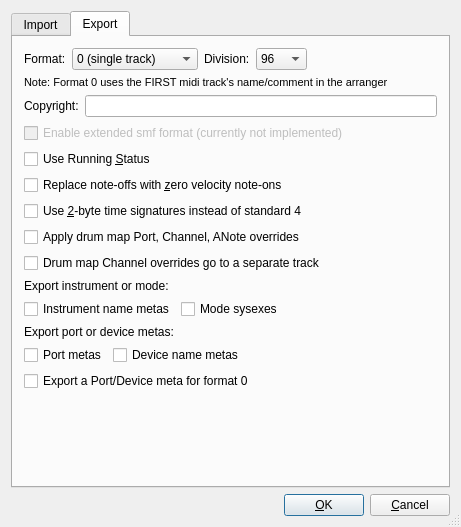
<?xml version="1.0" encoding="UTF-8"?>
<ui version="4.0">
 <class>ConfigMidiFileBase</class>
 <widget class="QDialog" name="ConfigMidiFileBase">
  <property name="geometry">
   <rect>
    <x>0</x>
    <y>0</y>
    <width>461</width>
    <height>527</height>
   </rect>
  </property>
  <property name="windowTitle">
   <string>MusE: Config Midi File Import/Export</string>
  </property>
  <property name="sizeGripEnabled">
   <bool>true</bool>
  </property>
  <layout class="QVBoxLayout" name="verticalLayout_3">
   <item>
    <widget class="QTabWidget" name="tabWidget">
     <property name="currentIndex">
      <number>1</number>
     </property>
     <widget class="QWidget" name="importTab">
      <attribute name="title">
       <string>Import</string>
      </attribute>
      <layout class="QVBoxLayout" name="verticalLayout">
       <item>
        <layout class="QHBoxLayout" name="horizontalLayout_2">
         <item>
          <widget class="QLabel" name="label">
           <property name="text">
            <string>Default instrument:</string>
           </property>
          </widget>
         </item>
         <item>
          <widget class="QComboBox" name="importDefaultInstr">
           <property name="sizePolicy">
            <sizepolicy hsizetype="Maximum" vsizetype="Fixed">
             <horstretch>0</horstretch>
             <verstretch>0</verstretch>
            </sizepolicy>
           </property>
          </widget>
         </item>
         <item>
          <spacer name="horizontalSpacer">
           <property name="orientation">
            <enum>Qt::Horizontal</enum>
           </property>
           <property name="sizeHint" stdset="0">
            <size>
             <width>164</width>
             <height>20</height>
            </size>
           </property>
          </spacer>
         </item>
        </layout>
       </item>
       <item>
        <widget class="QCheckBox" name="importDevNameMetas">
         <property name="enabled">
          <bool>false</bool>
         </property>
         <property name="text">
          <string>Device Name metas trump Port metas if both exist</string>
         </property>
        </widget>
       </item>
       <item>
        <widget class="QCheckBox" name="importInstrNameMetas">
         <property name="text">
          <string>Instrument Name metas trump Mode sysexes if both exist</string>
         </property>
        </widget>
       </item>
       <item>
        <widget class="QCheckBox" name="splitPartsCheckBox">
         <property name="toolTip">
          <string>Split tracks into parts, or one single part</string>
         </property>
         <property name="text">
          <string>Split tracks into &amp;parts</string>
         </property>
         <property name="shortcut">
          <string>Alt+P</string>
         </property>
        </widget>
       </item>
       <item>
        <spacer name="verticalSpacer_2">
         <property name="orientation">
          <enum>Qt::Vertical</enum>
         </property>
         <property name="sizeHint" stdset="0">
          <size>
           <width>20</width>
           <height>245</height>
          </size>
         </property>
        </spacer>
       </item>
      </layout>
     </widget>
     <widget class="QWidget" name="exportTab">
      <attribute name="title">
       <string>Export</string>
      </attribute>
      <layout class="QVBoxLayout" name="verticalLayout_2">
       <item>
        <layout class="QHBoxLayout" name="horizontalLayout_3">
         <item>
          <widget class="QLabel" name="textLabel3">
           <property name="sizePolicy">
            <sizepolicy hsizetype="Minimum" vsizetype="Preferred">
             <horstretch>0</horstretch>
             <verstretch>0</verstretch>
            </sizepolicy>
           </property>
           <property name="text">
            <string>Format:</string>
           </property>
           <property name="wordWrap">
            <bool>false</bool>
           </property>
          </widget>
         </item>
         <item>
          <widget class="QComboBox" name="formatCombo">
           <property name="sizePolicy">
            <sizepolicy hsizetype="Maximum" vsizetype="Fixed">
             <horstretch>0</horstretch>
             <verstretch>0</verstretch>
            </sizepolicy>
           </property>
           <item>
            <property name="text">
             <string>0 (single track)</string>
            </property>
           </item>
           <item>
            <property name="text">
             <string>1 (multiple tracks)</string>
            </property>
           </item>
          </widget>
         </item>
         <item>
          <widget class="QLabel" name="textLabel1">
           <property name="text">
            <string>Division:</string>
           </property>
           <property name="wordWrap">
            <bool>false</bool>
           </property>
          </widget>
         </item>
         <item>
          <widget class="QComboBox" name="divisionCombo">
           <property name="sizePolicy">
            <sizepolicy hsizetype="Maximum" vsizetype="Fixed">
             <horstretch>0</horstretch>
             <verstretch>0</verstretch>
            </sizepolicy>
           </property>
           <item>
            <property name="text">
             <string>96</string>
            </property>
           </item>
           <item>
            <property name="text">
             <string>192</string>
            </property>
           </item>
           <item>
            <property name="text">
             <string>384</string>
            </property>
           </item>
          </widget>
         </item>
         <item>
          <spacer name="horizontalSpacer_4">
           <property name="orientation">
            <enum>Qt::Horizontal</enum>
           </property>
           <property name="sizeHint" stdset="0">
            <size>
             <width>40</width>
             <height>20</height>
            </size>
           </property>
          </spacer>
         </item>
        </layout>
       </item>
       <item>
        <widget class="QLabel" name="textLabel4">
         <property name="sizePolicy">
          <sizepolicy hsizetype="Preferred" vsizetype="Maximum">
           <horstretch>0</horstretch>
           <verstretch>0</verstretch>
          </sizepolicy>
         </property>
         <property name="font">
          <font>
           <pointsize>8</pointsize>
          </font>
         </property>
         <property name="text">
          <string>Note: Format 0 uses the FIRST midi track's name/comment in the arranger</string>
         </property>
         <property name="wordWrap">
          <bool>false</bool>
         </property>
        </widget>
       </item>
       <item>
        <layout class="QHBoxLayout" name="horizontalLayout_4">
         <item>
          <widget class="QLabel" name="textLabel2">
           <property name="sizePolicy">
            <sizepolicy hsizetype="Maximum" vsizetype="Preferred">
             <horstretch>0</horstretch>
             <verstretch>0</verstretch>
            </sizepolicy>
           </property>
           <property name="text">
            <string>Copyright:</string>
           </property>
           <property name="wordWrap">
            <bool>false</bool>
           </property>
          </widget>
         </item>
         <item>
          <widget class="QLineEdit" name="copyrightEdit"/>
         </item>
        </layout>
       </item>
       <item>
        <widget class="QCheckBox" name="extendedFormat">
         <property name="enabled">
          <bool>false</bool>
         </property>
         <property name="text">
          <string>Enable extended smf format (currently not implemented)</string>
         </property>
        </widget>
       </item>
       <item>
        <widget class="QCheckBox" name="runningStatus">
         <property name="toolTip">
          <string>Running Status saves space by not 
 repeating event status bytes.
If this is off every event will have a 
 status byte, increasing file size.
</string>
         </property>
         <property name="text">
          <string>Use Running &amp;Status</string>
         </property>
         <property name="shortcut">
          <string notr="true">Alt+S</string>
         </property>
        </widget>
       </item>
       <item>
        <widget class="QCheckBox" name="optNoteOffs">
         <property name="toolTip">
          <string>To turn a note off some devices can use 
 note-offs or zero-velocity note-ons or
 both. When used with Running Status 
 this setting saves space. It is safe to 
 leave this off.</string>
         </property>
         <property name="text">
          <string>Replace note-offs with &amp;zero velocity note-ons</string>
         </property>
         <property name="shortcut">
          <string notr="true">Alt+Z</string>
         </property>
        </widget>
       </item>
       <item>
        <widget class="QCheckBox" name="twoByteTimeSigs">
         <property name="text">
          <string>Use &amp;2-byte time signatures instead of standard 4</string>
         </property>
         <property name="shortcut">
          <string notr="true">Alt+2</string>
         </property>
        </widget>
       </item>
       <item>
        <widget class="QCheckBox" name="drumMapOverrides">
         <property name="toolTip">
          <string>If enabled, and a drum track has any drum map 
 Port, Channel, and ANote overrides, they will be 
 applied to drum notes and drum note controllers.

If disabled, drum maps are ignored during export.
All drum notes and drum controllers will be 
 exported using the track's Port and Channel and 
 the unmodified note.

See &quot;What's This ?&quot; for more info.</string>
         </property>
         <property name="whatsThis">
          <string>If enabled, and a drum track has any drum map
 Port, Channel, and ANote overrides, they will be
 applied to drum notes and drum controllers.
Any Port overrides cause a separate track to be
 created (requires format 1). Any Channel
 overrides will still appear in the same track in 
 the exported file, but upon re-import into an 
 app such as MusE, MusE will treat that as a 
 new track and create one.

If disabled, drum maps are ignored.
All drum notes and drum controllers will be 
 exported using the track's Port and Channel
 and the unmodified note. Upon re-importing
 into another app, it is up to the other app to 
 redirect the particular drum ports, channels 
 and notes to make the song sound like it 
 was intended.

Drum map overrides are unique to MusE.
If re-importing into MusE, for faithful 
 reproduction disable this setting and apply
 a drum map and some overrides later.
If re-importing or opening in another midi 
 player, enable this setting so that the player 
 can have a chance at faithful reproduction. 
Some user adjustment may be required 
 (choice of instruments, ports, etc).</string>
         </property>
         <property name="text">
          <string>Apply drum map Port, Channel, ANote overrides </string>
         </property>
        </widget>
       </item>
       <item>
        <widget class="QCheckBox" name="channelOverridesToNewTrack">
         <property name="toolTip">
          <string>If enabled, any drum notes or drum controllers
 on an applied drum map item in which Channel
 is overridden will go to a separate track in the 
 midi file.

If disabled, any drum notes or drum controllers
 on an applied drum map item in which Channel
 is overridden will stay on that track in the midi file.

See &quot;What's This ?&quot; for more info.</string>
         </property>
         <property name="whatsThis">
          <string>If enabled, any drum notes or drum controllers
 on an applied drum map item in which Channel
 is overridden will go to a separate track in the 
 midi file. The extra track is automatically
 created. In this mode all events on a track in 
 the midi file are on the same channel.

If disabled, any drum notes or drum controllers
 on an applied drum map item in which Channel
 is overridden will stay on that track in the midi file.
In this mode the track events can be on different 
 channels. But if the file is re-imported into an
 app such as MusE, MusE will automatically
 create the extra track.
</string>
         </property>
         <property name="text">
          <string>Drum map Channel overrides go to a separate track</string>
         </property>
        </widget>
       </item>
       <item>
        <widget class="QLabel" name="label_2">
         <property name="text">
          <string>Export instrument or mode:</string>
         </property>
         <property name="alignment">
          <set>Qt::AlignLeading|Qt::AlignLeft|Qt::AlignVCenter</set>
         </property>
        </widget>
       </item>
       <item>
        <layout class="QHBoxLayout" name="horizontalLayout_5">
         <item>
          <widget class="QCheckBox" name="exportInstrumentNames">
           <property name="text">
            <string>Instrument name metas</string>
           </property>
          </widget>
         </item>
         <item>
          <widget class="QCheckBox" name="exportModeSysexes">
           <property name="text">
            <string>Mode sysexes</string>
           </property>
          </widget>
         </item>
         <item>
          <spacer name="horizontalSpacer_2">
           <property name="orientation">
            <enum>Qt::Horizontal</enum>
           </property>
           <property name="sizeHint" stdset="0">
            <size>
             <width>40</width>
             <height>20</height>
            </size>
           </property>
          </spacer>
         </item>
        </layout>
       </item>
       <item>
        <widget class="QLabel" name="label_3">
         <property name="text">
          <string>Export port or device metas:</string>
         </property>
         <property name="alignment">
          <set>Qt::AlignLeading|Qt::AlignLeft|Qt::AlignVCenter</set>
         </property>
        </widget>
       </item>
       <item>
        <layout class="QHBoxLayout" name="horizontalLayout_6">
         <item>
          <widget class="QCheckBox" name="exportPortMetas">
           <property name="text">
            <string>Port metas</string>
           </property>
          </widget>
         </item>
         <item>
          <widget class="QCheckBox" name="exportDeviceNameMetas">
           <property name="text">
            <string>Device name metas</string>
           </property>
          </widget>
         </item>
         <item>
          <spacer name="horizontalSpacer_3">
           <property name="orientation">
            <enum>Qt::Horizontal</enum>
           </property>
           <property name="sizeHint" stdset="0">
            <size>
             <width>40</width>
             <height>20</height>
            </size>
           </property>
          </spacer>
         </item>
        </layout>
       </item>
       <item>
        <widget class="QCheckBox" name="exportPortDeviceSMF0">
         <property name="text">
          <string>Export a Port/Device meta for format 0</string>
         </property>
        </widget>
       </item>
       <item>
        <spacer name="verticalSpacer">
         <property name="orientation">
          <enum>Qt::Vertical</enum>
         </property>
         <property name="sizeHint" stdset="0">
          <size>
           <width>20</width>
           <height>12</height>
          </size>
         </property>
        </spacer>
       </item>
      </layout>
     </widget>
    </widget>
   </item>
   <item>
    <layout class="QHBoxLayout">
     <property name="spacing">
      <number>6</number>
     </property>
     <property name="leftMargin">
      <number>0</number>
     </property>
     <property name="topMargin">
      <number>0</number>
     </property>
     <property name="rightMargin">
      <number>0</number>
     </property>
     <property name="bottomMargin">
      <number>0</number>
     </property>
     <item>
      <spacer name="Horizontal Spacing2">
       <property name="orientation">
        <enum>Qt::Horizontal</enum>
       </property>
       <property name="sizeType">
        <enum>QSizePolicy::Expanding</enum>
       </property>
       <property name="sizeHint" stdset="0">
        <size>
         <width>20</width>
         <height>20</height>
        </size>
       </property>
      </spacer>
     </item>
     <item>
      <widget class="QPushButton" name="buttonOk">
       <property name="text">
        <string>&amp;OK</string>
       </property>
       <property name="shortcut">
        <string/>
       </property>
       <property name="autoDefault">
        <bool>true</bool>
       </property>
       <property name="default">
        <bool>true</bool>
       </property>
      </widget>
     </item>
     <item>
      <widget class="QPushButton" name="buttonCancel">
       <property name="text">
        <string>&amp;Cancel</string>
       </property>
       <property name="shortcut">
        <string/>
       </property>
       <property name="autoDefault">
        <bool>true</bool>
       </property>
      </widget>
     </item>
    </layout>
   </item>
  </layout>
 </widget>
 <layoutdefault spacing="6" margin="11"/>
 <resources/>
 <connections>
  <connection>
   <sender>buttonOk</sender>
   <signal>clicked()</signal>
   <receiver>ConfigMidiFileBase</receiver>
   <slot>accept()</slot>
   <hints>
    <hint type="sourcelabel">
     <x>20</x>
     <y>20</y>
    </hint>
    <hint type="destinationlabel">
     <x>20</x>
     <y>20</y>
    </hint>
   </hints>
  </connection>
  <connection>
   <sender>buttonCancel</sender>
   <signal>clicked()</signal>
   <receiver>ConfigMidiFileBase</receiver>
   <slot>reject()</slot>
   <hints>
    <hint type="sourcelabel">
     <x>20</x>
     <y>20</y>
    </hint>
    <hint type="destinationlabel">
     <x>20</x>
     <y>20</y>
    </hint>
   </hints>
  </connection>
 </connections>
</ui>
